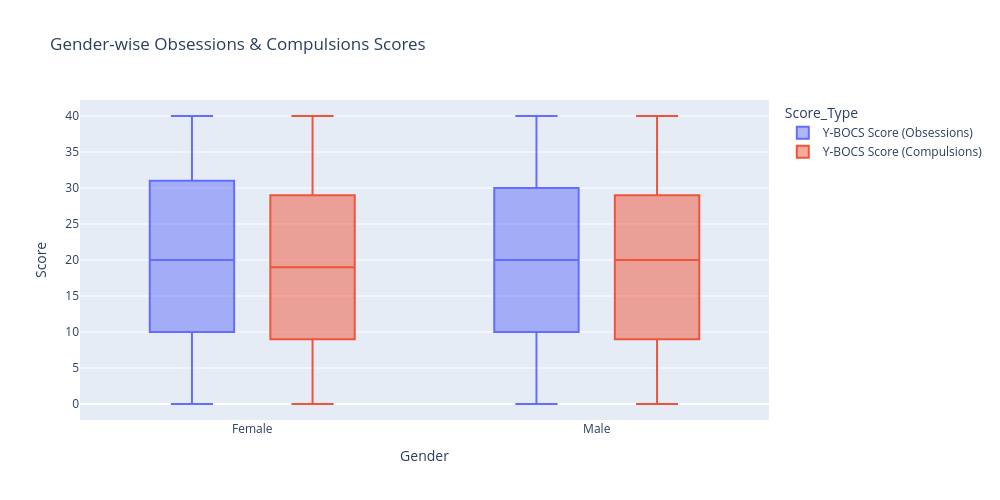

Notebook source saved alongside this figure:
### Code cell
df_long = pd.melt(
    df,
    id_vars='Gender',
    value_vars=['Y-BOCS Score (Obsessions)', 'Y-BOCS Score (Compulsions)'],
    var_name='Score_Type',
    value_name='Score'
)
fig = px.box(
    df_long,
    x="Gender",
    y="Score",
    color="Score_Type",
    title="Gender-wise Obsessions & Compulsions Scores",
    width=1000,
    height=500
)

fig.show()

### Figure 1 — Plotly figure (JSON) as saved in the notebook; plotly's stock layout.template omitted (floating-point values rounded to 4 significant figures; data arrays with more than 128 entries replaced by an {"elided": "..."} marker saying what was removed)
{"data": [{"alignmentgroup": "True", "hovertemplate": "Score_Type=Y-BOCS Score (Obsessions)<br>Gender=%{x}<br>Score=%{y}<extra></extra>", "legendgroup": "Y-BOCS Score (Obsessions)", "marker": {"color": "#636efa"}, "name": "Y-BOCS Score (Obsessions)", "notched": false, "offsetgroup": "Y-BOCS Score (Obsessions)", "orientation": "v", "showlegend": true, "type": "box", "x": {"elided": "1500 str values"}, "x0": " ", "xaxis": "x", "y": {"elided": "1500 int values"}, "y0": " ", "yaxis": "y"}, {"alignmentgroup": "True", "hovertemplate": "Score_Type=Y-BOCS Score (Compulsions)<br>Gender=%{x}<br>Score=%{y}<extra></extra>", "legendgroup": "Y-BOCS Score (Compulsions)", "marker": {"color": "#EF553B"}, "name": "Y-BOCS Score (Compulsions)", "notched": false, "offsetgroup": "Y-BOCS Score (Compulsions)", "orientation": "v", "showlegend": true, "type": "box", "x": {"elided": "1500 str values"}, "x0": " ", "xaxis": "x", "y": {"elided": "1500 int values"}, "y0": " ", "yaxis": "y"}], "layout": {"boxmode": "group", "height": 500, "legend": {"title": {"text": "Score_Type"}, "tracegroupgap": 0}, "title": {"text": "Gender-wise Obsessions & Compulsions Scores"}, "width": 1000, "xaxis": {"anchor": "y", "autorange": true, "domain": [0, 1], "range": [-0.5, 1.5], "title": {"text": "Gender"}, "type": "category"}, "yaxis": {"anchor": "x", "autorange": true, "domain": [0, 1], "range": [-2.222, 42.22], "title": {"text": "Score"}, "type": "linear"}}}
